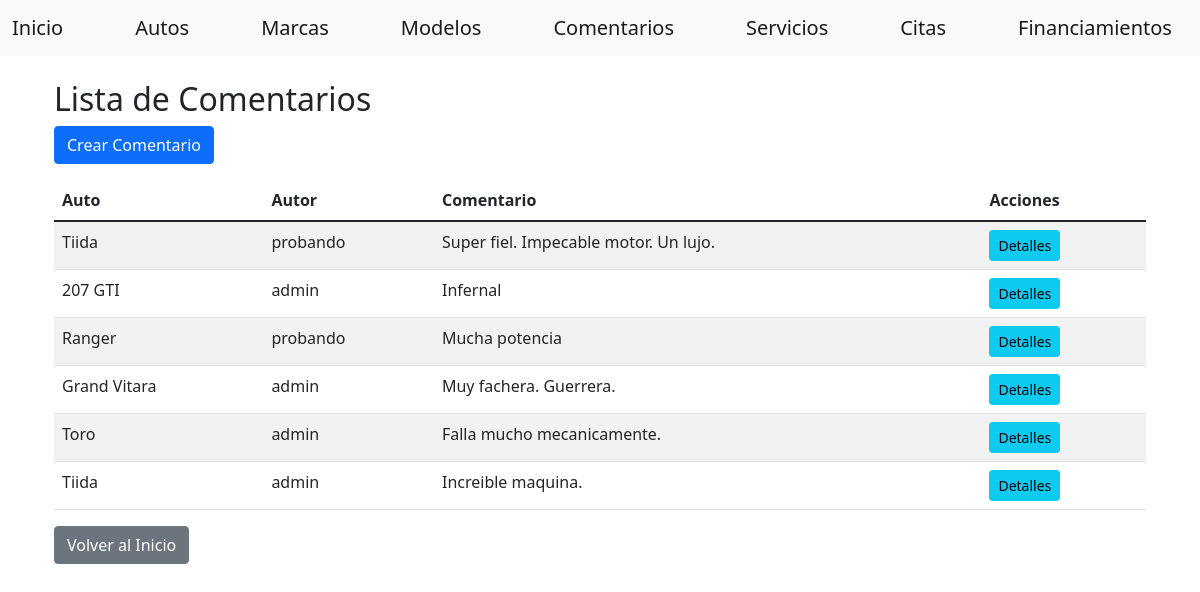
Before: /gestion/comentarios/ with the older database file.
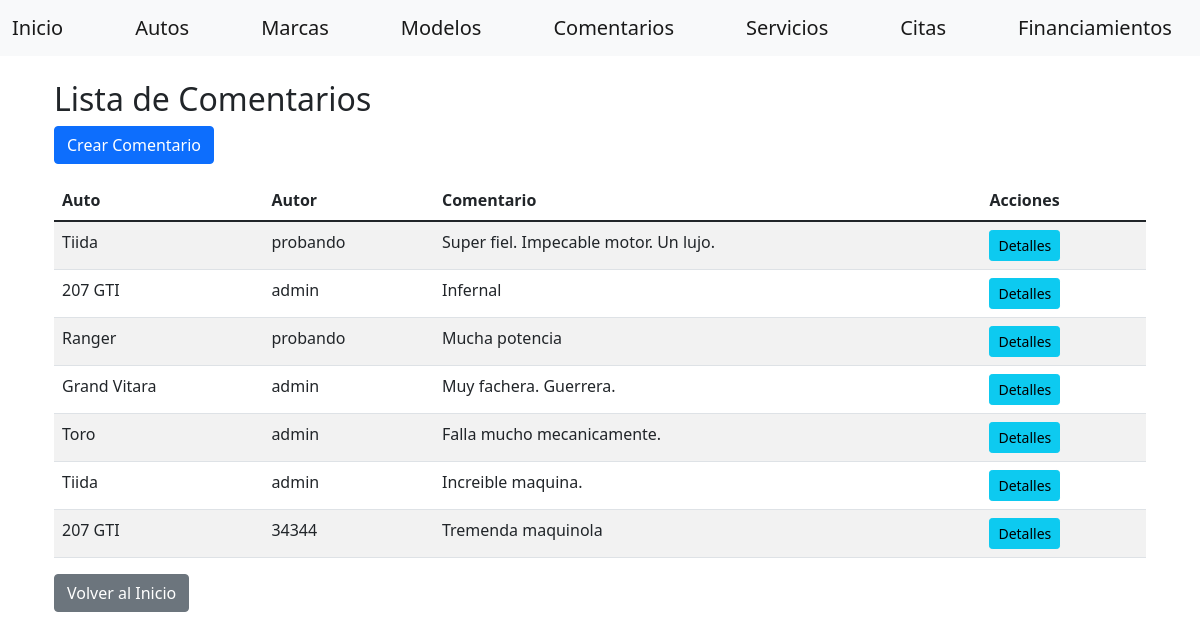
After: the same page with the newer database file.
### gestion/models.py (models this page shows, shortened)
class Comentario(models.Model):
    auto = models.ForeignKey(Auto, on_delete=models.CASCADE)
    autor = models.ForeignKey(User, on_delete=models.CASCADE)
    comentario = models.TextField()
    fecha = models.DateTimeField(auto_now_add=True)

class Auto(models.Model):
    marca = models.ForeignKey(Marca, on_delete=models.CASCADE, default=1)
    modelo = models.ForeignKey(ModeloAuto, on_delete=models.CASCADE)
    categoria = models.ForeignKey(Categoria, on_delete=models.CASCADE)
    precio = models.DecimalField(max_digits=10, decimal_places=2)
    imagen = models.ImageField(upload_to='autos/')
    descripcion = models.TextField()

class ModeloAuto(models.Model):
    marca = models.ForeignKey(Marca, on_delete=models.CASCADE)
    nombre = models.CharField(max_length=100)

### gestion/views/comentario_view.py (the view)
# urls.py: path('comentarios/', comentario_view.ComentarioListView.as_view(), name='comentario-list'),
class ComentarioListView(View):
    def get(self, request, *args, **kwargs):
        repo = ComentarioRepository()
        comentarios = repo.get_all()
        return render(
            request,
            'comentarios/list.html',
            dict(
                comentarios=comentarios
            )
        )

### gestion/context_processors.py (called while the page is built)
def user_info(request):
    user = request.user if request.user.is_authenticated else None
    return {
        'authenticated_user': user
    }

def all_brands(request):
    brands = Marca.objects.all().values_list('nombre', flat=True)
    return {
        'all_brands': brands
    }

def all_categories(request):
    categories = Categoria.objects.all().values_list('nombre', flat=True)
    return {
        'all_categories': categories
    }

### gestion/repositories/comentario_repository.py (called while the page is built)
    def get_all(self) -> List[Comentario]:
        return Comentario.objects.all()

### gestion/templates/comentarios/list.html (shortened to what this page needs)
{% extends "home/base.html" %}
{% block content %}
<div class="container mt-3">
    <h2>Lista de Comentarios</h2>
    <a href="{% url 'comentario-create' %}" class="btn btn-primary mb-3">Crear Comentario</a>
    <table class="table table-striped">
        <thead>
            <tr>
                <th>Auto</th>
                <th>Autor</th>
                <th>Comentario</th>
                <th>Acciones</th>
            </tr>
        </thead>
        <tbody>
            {% for comentario in comentarios %}
                <tr>
                    <td>{{ comentario.auto.modelo.nombre }}</td>
                    <td>{{ comentario.autor.username }}</td>
                    <td>{{ comentario.comentario }}</td>
                    <td>
                        <a href="{% url 'comentario-detail' comentario.id %}" class="btn btn-info btn-sm">Detalles</a>
                    </td>
                </tr>
            {% endfor %}
        </tbody>
    </table>
    <a href="{% url 'index' %}" class="btn btn-secondary">Volver al Inicio</a>
</div>
{% endblock %}

Changed rows visible on the page:
added Comentario: auto.modelo.nombre "207 GTI", autor.username "34344", comentario "Tremenda maquinola"
